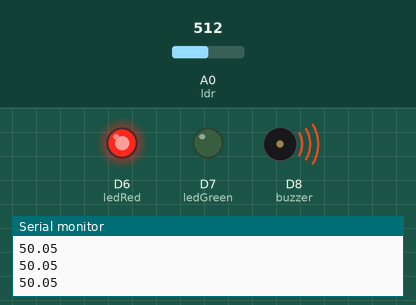
Bench run of a sketch on a simulated ESP8266 (NodeMCU). On the bench: output pins drawn as LEDs (lit = HIGH), buzzer (waves = sounding), the last lines printed to the serial monitor. The test bench sets the inputs (shaded band); at power-on: A0 (ldr) = 512.

Above: at 1.2 s.
1.3 s: A0 (ldr) set to 373
2.8 s: A0 (ldr) set to 341
At 3.6 s:
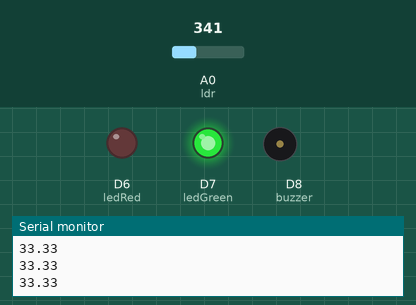
4.3 s: A0 (ldr) set to 511
At 4.9 s:
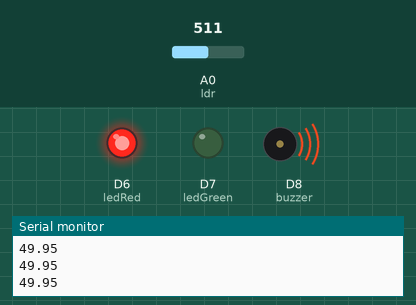
5.8 s: A0 (ldr) set to 306
At 6.1 s:
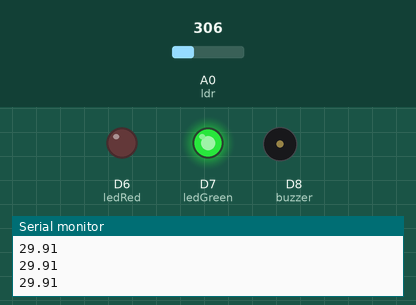
Timing chart, 0 to 8.3 s (numbered marks = the images above; inputs shaded):
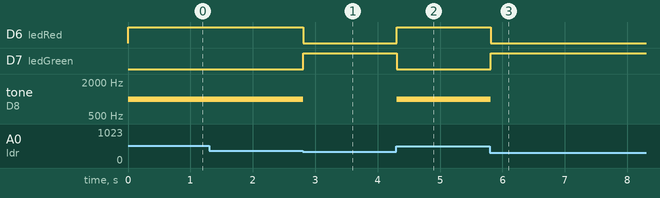

The sketch:

6-2.ino
```cpp
int buzzer = D8;
int ledRed = D6;
int ledGreen = D7;
int ldr = A0;

void setup() {
  // put your setup code here, to run once:
  pinMode(buzzer, OUTPUT);
  pinMode(ldr, INPUT);
  pinMode(ledRed, OUTPUT);
  pinMode(ledGreen, OUTPUT);
  Serial.begin(9600);
}

void loop() {
  // put your main code here, to run repeatedly:
  int ldrValue = analogRead(ldr);
  float light = ldrValue * (100.0 / 1023);
  Serial.println(light);
  if(light > 35.0){
    tone(buzzer, 1000);
    digitalWrite(ledGreen, LOW);
    digitalWrite(ledRed, HIGH);
  }else{
    noTone(buzzer);
    digitalWrite(ledRed, LOW);
    digitalWrite(ledGreen, HIGH);
  }
  delay(100);
}
```

Measured:
- the behaviour switches between 359 and 358 on A0 (ldr) (found by bisection; images 0 and 1)
- after the input at 2.8 s, D6 (ledRed): HIGH → LOW at once; D7 (ledGreen): LOW → HIGH at once; tone on D8 (buzzer): 1000 Hz → silent at once
- after the input at 4.3 s, D6 (ledRed): LOW → HIGH at once; D7 (ledGreen): HIGH → LOW at once; tone on D8 (buzzer): silent → 1000 Hz at once
- after the input at 5.8 s, D6 (ledRed): HIGH → LOW at once; D7 (ledGreen): LOW → HIGH at once; tone on D8 (buzzer): 1000 Hz → silent at once
